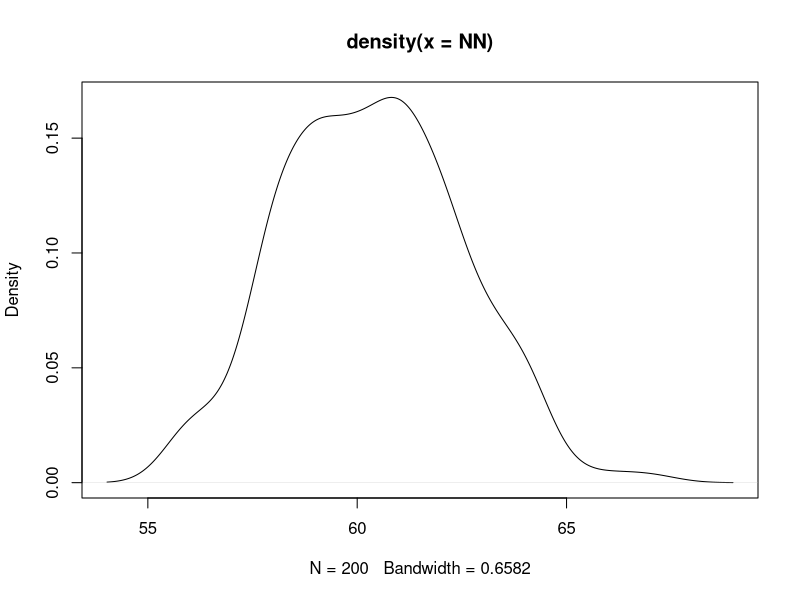

Recreate this plot in R.
## Script for simulating tag pings
## 08.02.2013
rm(list=ls())

prmin <- 60
prmax <- 180
T <- 2*60*60 ## Time left in the water
n <- 200

NN <- rep(0,n)
for(i in 1:n){
  t <- runif(1,prmin,prmax)
  c <- 1
  while(max(t)<T){
    c <- c+1
    t[c] <- t[c-1] + runif(1,prmin,prmax)
  }
  NN[i] <- length(t)
}

mu <- mean(NN)
sd <- sqrt(var(NN))
cv <- sd/mu
print(cv)

plot(density(NN))
